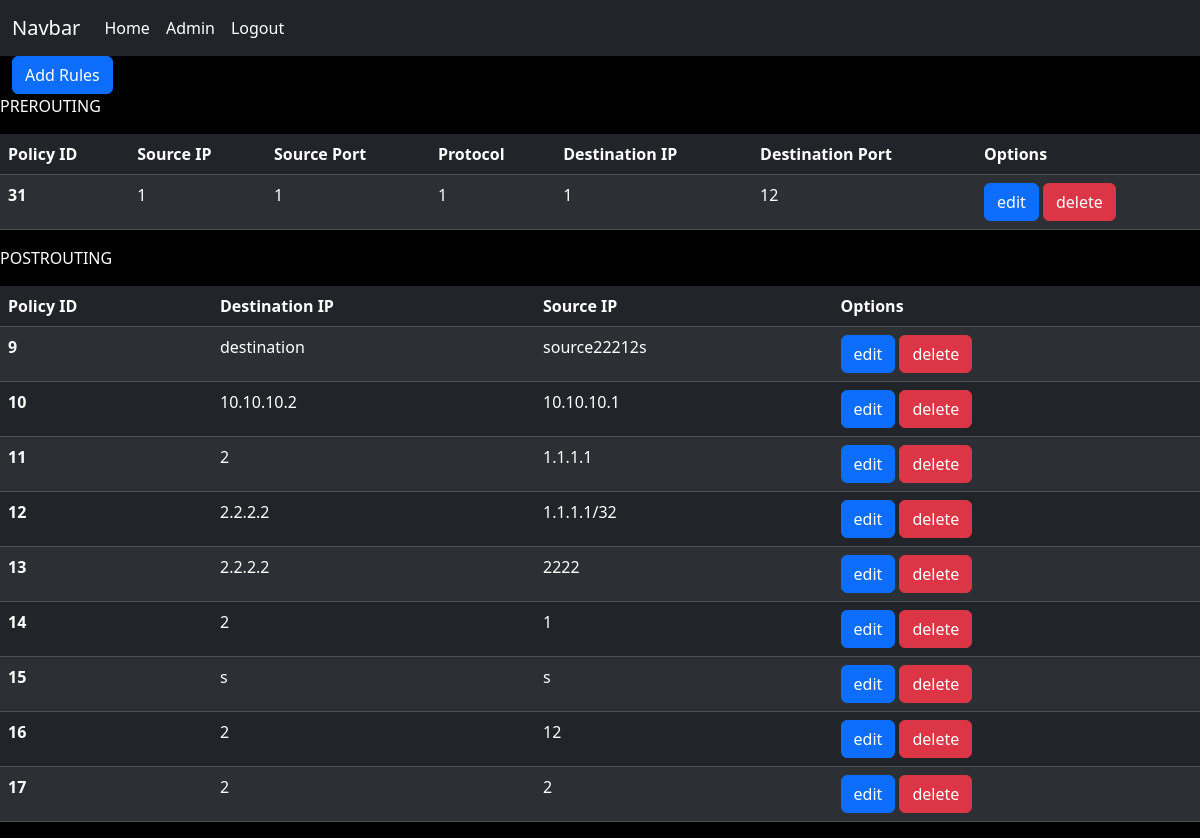
The page /rules/ (signed in) on the database its author committed.
### rules_fetcher_display/models.py (models this page shows)
class prerouting(models.Model):
    routing = models.CharField(max_length=10)
    source_ip = models.CharField(max_length=18)
    source_port = models.CharField(max_length=6)
    protocol = models.CharField(max_length=3)
    destination_ip = models.CharField(max_length=18)
    destination_port = models.CharField(max_length=3)

class postrouting(models.Model):
    routing = models.CharField(max_length=10)
    source_ip = models.CharField(max_length=18)
    destination_ip = models.CharField(max_length=18)

### rules_fetcher_display/views.py (the view)
# urls.py: path('rules/', combined_rules,name='rules'),
@login_required
@or_permission_required('rules_fetcher_display.edit', 'rules_fetcher_display.view')
def combined_rules(request):
    pre_context = pre_rules(request)
    post_context = post_rules(request)
    combined_context = {**pre_context, **post_context}
    print(combined_context)
    return render(request, 'index.html', combined_context)

### rules_fetcher_display/views.py (called while the page is built)
def pre_rules(request):
    pre = prerouting.objects.all()
    context = {'prerouting_data': pre}
    return context

def post_rules(request):
    post = postrouting.objects.all()
    context = {'postrouting_data': post}
    return context

### templates/index.html (shortened to what this page needs)
<!DOCTYPE html>
{% load static %}
<html>
<head>
    <link href="https://cdn.jsdelivr.net/npm/bootstrap@5.3.2/dist/css/bootstrap.min.css" rel="stylesheet">
    <link rel="stylesheet" href="{% static 'main.css' %}">
</head>
<body>
  <nav class="navbar navbar-expand-lg navbar-dark bg-dark">
    <div class="container-fluid">
      <a class="navbar-brand" href="#">Navbar</a>
      <div class="collapse navbar-collapse" id="navbarNav">
        <ul class="navbar-nav  me-auto mb-2 mb-lg-0">
          <li class="nav-item">
              <a class="nav-link active" aria-current="page" href="{% url 'rules' %}">Home</a>
          </li>
          <li class="nav-item">
              <a class="nav-link active" aria-current="page" href="#">Admin</a>
          </li>
          <li class="nav-item ml-auto">
              <a class="nav-link active" aria-current="page" href="{% url "user_logout" %}">Logout</a>
          </li>
      </ul>
      </div>
    </div>
  </nav>
<div class="container-fluid">
  <button  id="add" type="button" class="btn btn-primary">Add Rules</button>
</div>
<table class="table table-dark table-striped">
    <thead>
      <tr id="columns">
        <p>PREROUTING</p>
        <th scope="col">Policy ID</th>
        <th scope="col">Source IP</th>
        <th scope="col">Source Port</th>
        <th scope="col">Protocol</th>
        <th scope="col">Destination IP</th>
        <th scope="col">Destination Port</th>
        <th scope="col">Options</th>
      </tr>
    </thead>
    <tbody>
    {% for value_pre in prerouting_data %}
      <tr>
        <th scope="row">{{value_pre.id}}</th>
        <td  contenteditable="false">{{ value_pre.source_ip }}</td>
        <td  contenteditable="false" >{{ value_pre.source_port }}</td>
        <td  contenteditable="false">{{ value_pre.protocol }}</td>
        <td  contenteditable="false">{{ value_pre.destination_ip }}</td>
        <td contenteditable="false">{{ value_pre.destination_port }}</td>
        <td >
          <button  type="button" class="edit btn btn-primary" >edit</button>
          <button  type="button" class="btn btn-danger" onclick="deleteRow2(this, 'preroute')" data-object-id={{value_pre.id}}  {% if "your_app.can_do_something" not in user_permissions %}disabled{% endif %} >delete</button></td>
        </tr>
    {% endfor %}
    </tbody>
  </table>
<table class="table table-dark table-striped">
    <thead>
      <tr>
        <p>POSTROUTING</p>
        <th scope="col">Policy ID</th>
        <th scope="col">Destination IP</th>
        <th scope="col">Source IP</th>
        <th scope="col">Options</th>
      </tr>
    </thead>
    <tbody>
    {% for value_post in postrouting_data%}
      <tr>
        <th scope="row">{{value_post.id}}</th>
        <td  contenteditable="false">{{ value_post.source_ip }}</td>
        <td  contenteditable="false">{{ value_post.destination_ip }}</td>
        <td>
          <button  type="button" class="edit btn btn-primary" >edit</button>
          <button  type="button" class="btn btn-danger" onclick="deleteRow2(this,'postroute')" data-object-id={{value_post.id}}>delete</button></td>
      </tr>
      {% endfor %}
    </tbody>
  </table>
</body>
</html>

### static/main.css (style rules this page uses)
body { background-color: black; }
p { color: white; }

### rows shown on the page
prerouting: id "31", source_ip "1", source_port "1", protocol "1", destination_ip "1", destination_port "12"
postrouting: id "9", source_ip "destination", destination_ip "source22212s"
postrouting: id "10", source_ip "10.10.10.2", destination_ip "10.10.10.1"
postrouting: id "11", source_ip "2", destination_ip "1.1.1.1"
postrouting: id "12", source_ip "2.2.2.2", destination_ip "1.1.1.1/32"
postrouting: id "13", source_ip "2.2.2.2", destination_ip "2222"
postrouting: id "14", source_ip "2", destination_ip "1"
postrouting: id "15", source_ip "s", destination_ip "s"
postrouting: id "16", source_ip "2", destination_ip "12"
postrouting: id "17", source_ip "2", destination_ip "2"
